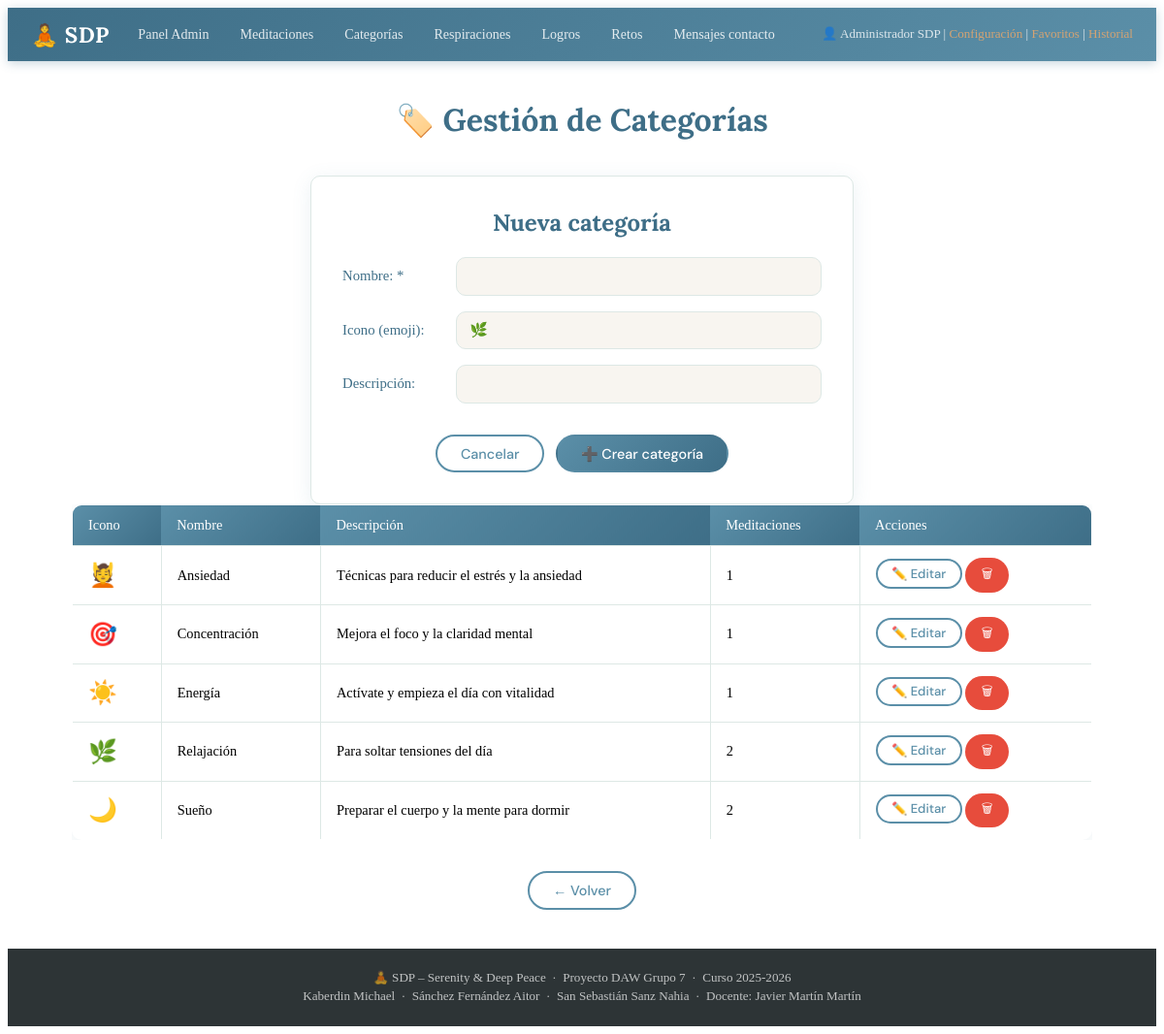
The app's page /controller/CategoriaController.php?action=listarAdmin (signed in) with its own data.
### tables this page shows
CREATE TABLE IF NOT EXISTS categorias (
    id_categoria INT AUTO_INCREMENT PRIMARY KEY,
    nombre       VARCHAR(80) NOT NULL UNIQUE,
    descripcion  TEXT,
    icono        VARCHAR(10) DEFAULT '🏷️'
);

### dao/SDPBD.php (called while the page is built, shortened)
<?php
class SDPBD {
    private static $conexion = null;
    private static function conexionBD() {
        $config = parse_ini_file(__DIR__ . "/../config/conf.ini");
        if (self::$conexion === null) {
            self::$conexion = new mysqli(
                $config['server'],
                $config['user'],
                $config['pasw'],
                $config['bd']
            );
        }
        self::$conexion->set_charset("utf8mb4");
        return self::$conexion;
    }
    public static function preparar($conexion, $consulta, ...$parametros) {
        $preparacion = $conexion->prepare($consulta);
        return $preparacion;
    }
    public static function consultaLectura($consulta, ...$parametros) {
        $conexion    = self::conexionBD();
        $preparacion = self::preparar($conexion, $consulta, ...$parametros);
        $preparacion->execute();
        $resultado = $preparacion->get_result();
        if ($resultado->num_rows > 0) {
            return $resultado->fetch_all(MYSQLI_ASSOC);
        }
        return null;
    }
}
?>

### dao/CategoriaDAO.php (called while the page is built, shortened)
<?php
require_once(__DIR__ . '/../dao/SDPBD.php');
require_once(__DIR__ . '/../model/CategoriaModel.php');
class CategoriaDAO {
    private static function filaAModelo($fila) {
        $c = new CategoriaModel();
        $c->setIdCategoria($fila['id_categoria']);
        $c->setNombre($fila['nombre']);
        $c->setDescripcion($fila['descripcion'] ?? null);
        $c->setIcono($fila['icono'] ?? '🏷️');
        return $c;
    }
    public static function listarTodas() {
        $consulta  = "SELECT c.*, COUNT(m.id_meditacion) AS num_meditaciones
                      FROM categorias c
                      LEFT JOIN meditaciones m ON c.id_categoria = m.id_categoria
                      GROUP BY c.id_categoria
                      ORDER BY c.nombre";
        $resultado = SDPBD::consultaLectura($consulta);
        $lista = [];
        if ($resultado) {
            foreach ($resultado as $fila) {
                $obj = self::filaAModelo($fila);
                $lista[] = ['modelo' => $obj, 'num_meditaciones' => $fila['num_meditaciones']];
            }
        }
        return $lista;
    }
}
?>

### model/CategoriaModel.php (called while the page is built, shortened)
<?php
class CategoriaModel {
    private $id_categoria;
    private $nombre;
    private $descripcion;
    private $icono;
    public function getIdCategoria()   { return $this->id_categoria; }
    public function setIdCategoria($v) { $this->id_categoria = $v; }
    public function getNombre()        { return $this->nombre; }
    public function setNombre($v)      { $this->nombre = $v; }
    public function getDescripcion()   { return $this->descripcion; }
    public function setDescripcion($v) { $this->descripcion = $v; }
    public function getIcono()         { return $this->icono; }
    public function setIcono($v)       { $this->icono = $v; }
}
?>

### view/admin/categoriasView.php (the view, shortened to what this page needs)
<?php include __DIR__ . '/../../view/statics/cabeceraView.php'; ?>
<main>
    <h1>🏷️ Gestión de Categorías</h1>
    <div class="panel-sesion">
        <h2>Nueva categoría</h2>
        <form id="catForm" method="POST" action="/<?php echo $projectName; ?>/controller/CategoriaController.php">
            <div class="formularios">
                <label for="cat-nombre">Nombre: *</label>
                <input type="text" id="cat-nombre" name="nombre" required>
                <label for="cat-icono">Icono (emoji):</label>
                <input type="text" id="cat-icono" name="icono" maxlength="10" placeholder="🌿">
                <label for="cat-desc">Descripción:</label>
                <input type="text" id="cat-desc" name="descripcion">
            </div>
        </form>
        <div class="dashboardActions">
            <button type="button" class="botones" onclick="limpiarCatForm()">Cancelar</button>
            <button type="submit" form="catForm" class="botones botones-primario" id="cat-btn-submit">➕ Crear categoría</button>
        </div>
    </div>
    <?php if (empty($categorias)): ?>
        <p class="texto-vacio">No hay categorías aún.</p>
    <?php else: ?>
    <div class="tabla-scroll">
        <table class="tabla">
            <thead>
                <tr><th>Icono</th><th>Nombre</th><th>Descripción</th><th>Meditaciones</th><th>Acciones</th></tr>
            </thead>
            <tbody>
                <?php foreach ($categorias as $item):
                    $cat = $item['modelo'];
                    $num = $item['num_meditaciones'];
                ?>
                <tr>
                    <td style="font-size:1.5rem;"><?php echo htmlspecialchars($cat->getIcono()); ?></td>
                    <td><?php echo htmlspecialchars($cat->getNombre()); ?></td>
                    <td><?php echo htmlspecialchars($cat->getDescripcion() ?? ''); ?></td>
                    <td><?php echo $num; ?></td>
                    <td>
                        <button type="button" class="botones btn-sm"
                                onclick="editarCat(<?php echo $cat->getIdCategoria(); ?>, '<?php echo addslashes($cat->getNombre()); ?>', '<?php echo addslashes($cat->getIcono()); ?>', '<?php echo addslashes($cat->getDescripcion() ?? ''); ?>')">
                            ✏️ Editar
                        </button>
                        <form method="POST" action="/<?php echo $projectName; ?>/controller/CategoriaController.php" style="display:inline;"
                              onsubmit="return confirm('¿Eliminar la categoría <?php echo addslashes($cat->getNombre()); ?>?');">
                            <button type="submit" class="botones botones-peligro btn-sm">🗑</button>
                        </form>
                    </td>
                </tr>
                <?php endforeach; ?>
            </tbody>
        </table>
    </div>
    <?php endif; ?>
    <div class="dashboardActions">
        <button class="botones" onclick="history.back()">← Volver</button>
    </div>
</main>
<?php include __DIR__ . '/../../view/statics/pieView.php'; ?>

### assets/css/styles.css (style rules this page uses)
:root { --primario: #5b8fa8; --primario-dk: #3e6e87; --secundario: #a8c5bc; --acento: #d4a373; --fondo: #f8f5f0; --fondo-card: #ffffff; --texto: #2d3436; --texto-muted: #7f8c8d; --borde: #dde8e5; --peligro: #e74c3c; --ok: #27ae60; --sombra: 0 4px 20px rgba(91, 143, 168, .12); --radio: 10px; }
*, *::before, *::after { box-sizing: border-box; }
h1, h2, h3, h4 { font-family: 'Lora', serif; color: var(--primario-dk); margin-top: 0; }
main { grid-area: main; padding: 2.5rem 1.5rem; display: flex; flex-direction: column; align-items: center; max-width: 1100px; margin: 0 auto; width: 100%; }
form { all: unset; width: 100%; display: flex; flex-direction: column; align-items: center; }
.formularios { display: grid; grid-template-columns: auto 1fr; gap: 1rem 2rem; align-items: center; width: 100%; max-width: 560px; }
.formularios label { justify-self: start; font-weight: 500; color: var(--primario-dk); font-size: .92rem; }
.formularios input, .formularios select, .formularios textarea { justify-self: stretch; padding: .55rem .85rem; border: 1.5px solid var(--borde); border-radius: var(--radio); font-size: .93rem; font-family: 'DM Sans', sans-serif; background: var(--fondo); color: var(--texto); transition: border-color .2s, box-shadow .2s; width: 100%; }
.botones { display: inline-block; padding: .55rem 1.5rem; background: var(--fondo-card); color: var(--primario); border: 2px solid var(--primario); border-radius: 25px; font-family: 'DM Sans', sans-serif; font-weight: 500; font-size: .9rem; cursor: pointer; margin-top: .5rem; text-decoration: none; transition: all .2s; }
.botones-primario { background: linear-gradient(135deg, var(--primario), var(--primario-dk)); color: #fff; border-color: transparent; }
.botones-peligro { background: var(--peligro); color: #fff; border-color: transparent; }
.btn-sm { padding: .3rem .9rem; font-size: .82rem; margin-top: 0; }
.dashboardActions { display: flex; flex-wrap: wrap; gap: .7rem; justify-content: center; margin-top: 1.5rem; width: 100%; }
.tabla-scroll { width: 100%; overflow-x: auto; }
.tabla { width: 100%; border-collapse: collapse; background: var(--fondo-card); border: 1px solid var(--borde); border-radius: var(--radio); overflow: hidden; box-shadow: var(--sombra); }
.tabla th, .tabla td { padding: .75rem 1rem; border: 1px solid var(--borde); text-align: left; font-size: .9rem; vertical-align: middle; }
.tabla th { background: linear-gradient(135deg, var(--primario), var(--primario-dk)); color: #fff; font-weight: 500; border: none; }
.panel-sesion { background: var(--fondo-card); border: 1px solid var(--borde); border-radius: var(--radio); box-shadow: var(--sombra); padding: 2rem; width: 100%; max-width: 560px; margin-top: 1rem; display: flex; flex-direction: column; align-items: center; }

### records on screen
categorias: icono "💆", nombre "Ansiedad", descripcion "Técnicas para reducir el estrés y la ansiedad", num "1"
categorias: icono "🎯", nombre "Concentración", descripcion "Mejora el foco y la claridad mental", num "1"
categorias: icono "☀️", nombre "Energía", descripcion "Actívate y empieza el día con vitalidad", num "1"
categorias: icono "🌿", nombre "Relajación", descripcion "Para soltar tensiones del día", num "2"
categorias: icono "🌙", nombre "Sueño", descripcion "Preparar el cuerpo y la mente para dormir", num "2"

### other values on screen
$_SESSION['nombre_completo'] "Administrador SDP"
